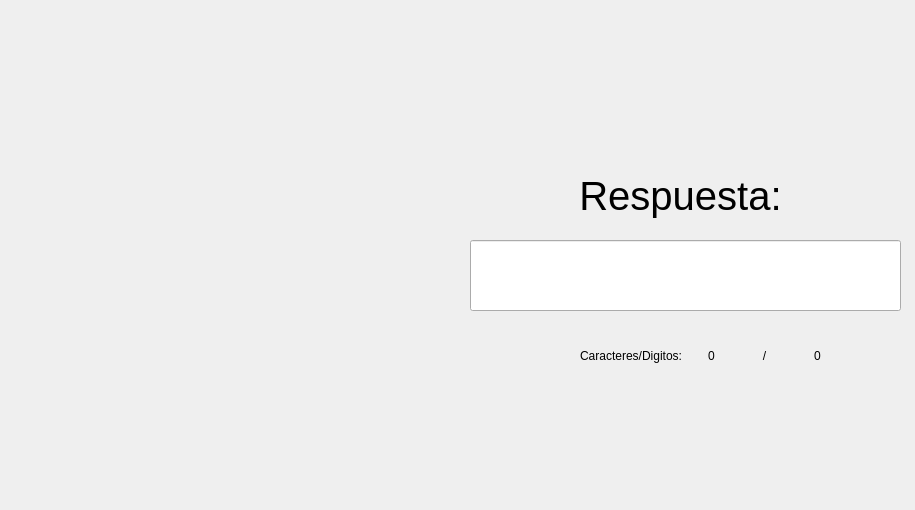
<?xml version="1.0" encoding="UTF-8"?>
<ui version="4.0">
 <class>Form</class>
 <widget class="QWidget" name="Form">
  <property name="geometry">
   <rect>
    <x>0</x>
    <y>0</y>
    <width>915</width>
    <height>510</height>
   </rect>
  </property>
  <property name="windowTitle">
   <string>Form</string>
  </property>
  <widget class="QStackedWidget" name="listWidget_panelVersion">
   <property name="geometry">
    <rect>
     <x>10</x>
     <y>10</y>
     <width>451</width>
     <height>491</height>
    </rect>
   </property>
   <property name="toolTipDuration">
    <number>0</number>
   </property>
   <property name="styleSheet">
    <string notr="true"/>
   </property>
   <property name="frameShape">
    <enum>QFrame::NoFrame</enum>
   </property>
   <property name="frameShadow">
    <enum>QFrame::Plain</enum>
   </property>
   <property name="currentIndex">
    <number>-1</number>
   </property>
  </widget>
  <widget class="QLineEdit" name="lineEdit_respuesta">
   <property name="geometry">
    <rect>
     <x>470</x>
     <y>240</y>
     <width>431</width>
     <height>71</height>
    </rect>
   </property>
   <property name="font">
    <font>
     <pointsize>13</pointsize>
    </font>
   </property>
   <property name="alignment">
    <set>Qt::AlignCenter</set>
   </property>
  </widget>
  <widget class="QLabel" name="label">
   <property name="geometry">
    <rect>
     <x>560</x>
     <y>160</y>
     <width>241</width>
     <height>71</height>
    </rect>
   </property>
   <property name="font">
    <font>
     <pointsize>30</pointsize>
    </font>
   </property>
   <property name="text">
    <string>Respuesta:</string>
   </property>
   <property name="alignment">
    <set>Qt::AlignCenter</set>
   </property>
  </widget>
  <widget class="QWidget" name="horizontalLayoutWidget">
   <property name="geometry">
    <rect>
     <x>580</x>
     <y>320</y>
     <width>261</width>
     <height>71</height>
    </rect>
   </property>
   <layout class="QHBoxLayout" name="horizontalLayout">
    <item>
     <widget class="QLabel" name="label_2">
      <property name="text">
       <string>Caracteres/Digitos:</string>
      </property>
      <property name="alignment">
       <set>Qt::AlignRight|Qt::AlignTrailing|Qt::AlignVCenter</set>
      </property>
     </widget>
    </item>
    <item>
     <widget class="QLabel" name="bel_noChars">
      <property name="text">
       <string>0</string>
      </property>
      <property name="alignment">
       <set>Qt::AlignCenter</set>
      </property>
     </widget>
    </item>
    <item>
     <widget class="QLabel" name="label_3">
      <property name="text">
       <string>/</string>
      </property>
      <property name="alignment">
       <set>Qt::AlignCenter</set>
      </property>
     </widget>
    </item>
    <item>
     <widget class="QLabel" name="bel_maxChars">
      <property name="text">
       <string>0</string>
      </property>
      <property name="alignment">
       <set>Qt::AlignCenter</set>
      </property>
     </widget>
    </item>
   </layout>
  </widget>
 </widget>
 <resources>
  <include location="../imagenes.qrc"/>
 </resources>
 <connections/>
</ui>
